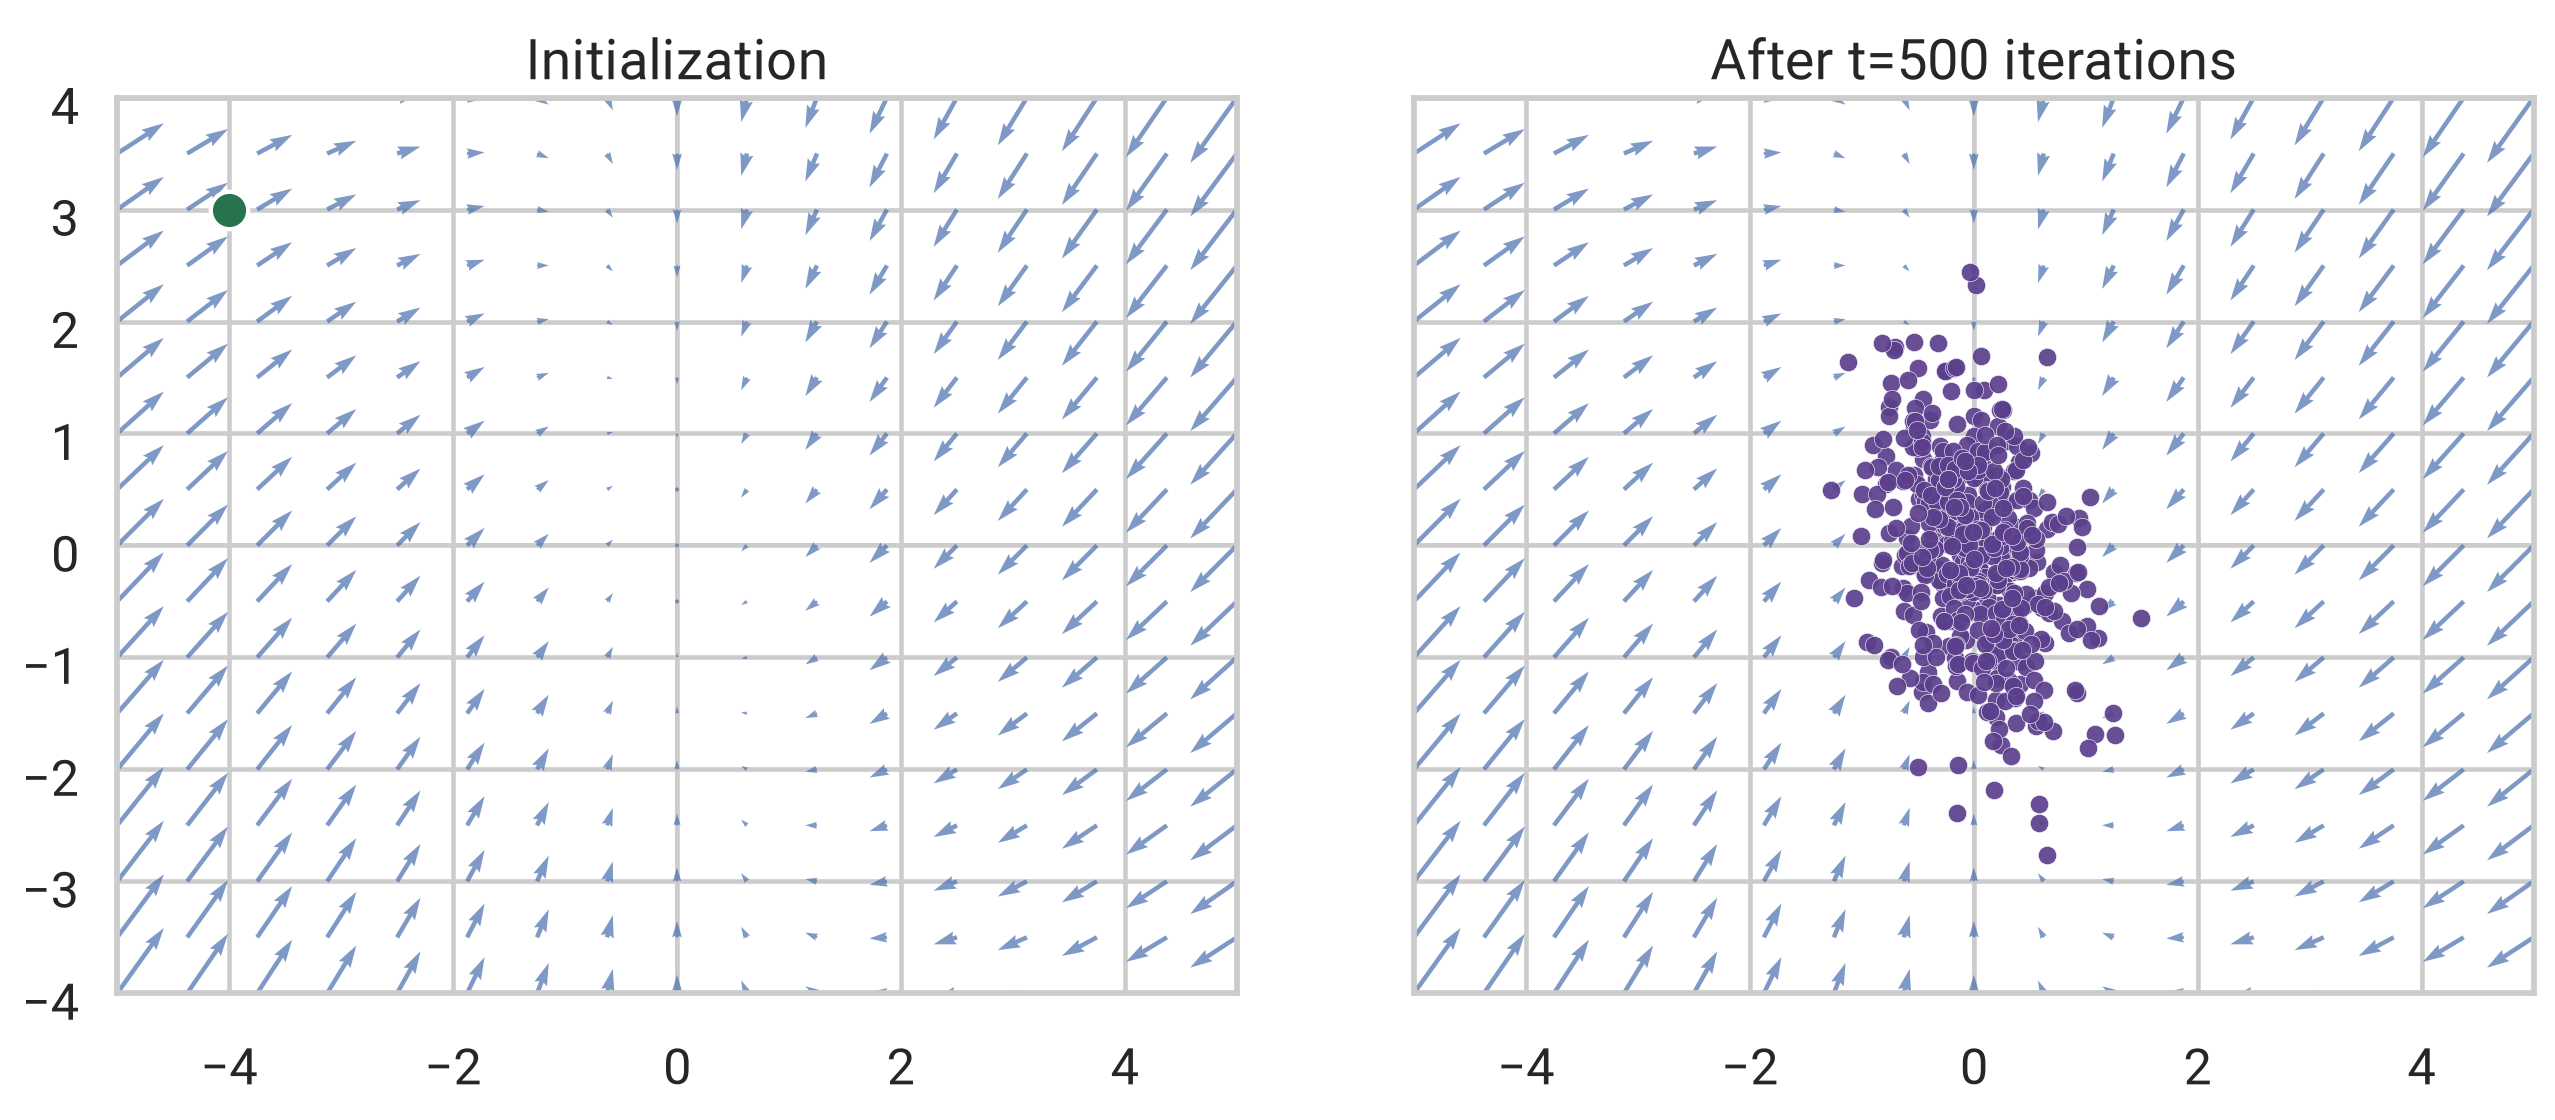

Recreate this plot in Python.
#!/usr/bin/env python3
"""Visualize a stable stochastic linear time-invariant system.

Run with the project virtual environment:
    uv run --python .venv/bin/python slti.py
"""

from __future__ import annotations

import argparse
from pathlib import Path

import matplotlib.pyplot as plt
import numpy as np
import seaborn as sns


# The user-specified continuous-time-style matrix and its discrete update.
A = np.array([[-1.0, 0.0], [-1.0, -0.5]])
A_DISCRETE = np.eye(2) + 0.1 * A
N_STEPS = 500
N_SAMPLES = 500
NOISE_SCALE = 0.2
SEED = 5170


def step_field(ax: plt.Axes, x_limit: float, y_limit: float) -> None:
    """Draw the deterministic discrete-time increment A' x - x."""
    x_grid = np.linspace(-x_limit, x_limit, 17)
    y_grid = np.linspace(-y_limit, y_limit, 17)
    x1, x2 = np.meshgrid(x_grid, y_grid)
    states = np.stack((x1, x2), axis=-1)
    increments = states @ A_DISCRETE.T - states

    ax.quiver(
        x1,
        x2,
        increments[..., 0],
        increments[..., 1],
        color=sns.color_palette("deep")[0],
        alpha=0.72,
        angles="xy",
        scale_units="xy",
        scale=1.2,
        width=0.004,
    )
    ax.axhline(0, color="0.35", linewidth=0.8, zorder=0)
    ax.axvline(0, color="0.35", linewidth=0.8, zorder=0)
    ax.set(xlim=(-x_limit, x_limit), ylim=(-y_limit, y_limit))
    ax.set_aspect("equal", adjustable="box")


def stochastic_rollouts(samples: int, steps: int, rng: np.random.Generator) -> np.ndarray:
    """Return independent final states after the requested number of noisy steps."""
    states = np.zeros((samples, 2))
    for _ in range(steps):
        states = states @ A_DISCRETE.T + NOISE_SCALE * rng.standard_normal(states.shape)
    return states


def make_figure(x0: np.ndarray) -> plt.Figure:
    sns.set_theme(
        style="whitegrid",
        context="talk",
        palette="deep",
        rc={"font.family": "Roboto"},
    )
    final_states = stochastic_rollouts(N_SAMPLES, N_STEPS, np.random.default_rng(SEED))

    # Both panels deliberately use the same fixed axis ranges.
    x_limit, y_limit = 5.0, 4.0
    fig, axes = plt.subplots(
        1,
        2,
        figsize=(11.5, 5.8),
        constrained_layout=True,
        gridspec_kw={"wspace": 0.14},
        sharex=True,
        sharey=True,
    )

    step_field(axes[0], x_limit, y_limit)
    axes[0].scatter(
        *x0,
        s=150,
        color="#26734d",
        edgecolor="white",
        linewidth=1.4,
        zorder=3,
    )
    axes[0].set_title("Initialization")

    step_field(axes[1], x_limit, y_limit)
    axes[1].scatter(
        final_states[:, 0],
        final_states[:, 1],
        s=36,
        color="#5b3f8c",
        alpha=0.92,
        edgecolor="white",
        linewidth=0.2,
    )
    axes[1].set_title(f"After t={N_STEPS} iterations")
    return fig


def main() -> None:
    parser = argparse.ArgumentParser(description=__doc__)
    parser.add_argument(
        "--x0",
        type=float,
        nargs=2,
        metavar=("X1", "X2"),
        default=(-4.0, 3.0),
        help="initial particle coordinates (default: -4 3)",
    )
    parser.add_argument("--output", type=Path, default=Path("slti.png"), help="output image path")
    parser.add_argument("--show", action="store_true", help="also open the figure interactively")
    args = parser.parse_args()

    print(f"A' = I + 0.1 A =\n{A_DISCRETE}")
    print(f"Eigenvalues of A': {np.linalg.eigvals(A_DISCRETE)}")
    figure = make_figure(np.asarray(args.x0))
    figure.savefig(args.output, dpi=220, bbox_inches="tight")
    print(f"Saved visualization to {args.output}")
    if args.show:
        plt.show()


if __name__ == "__main__":
    main()
